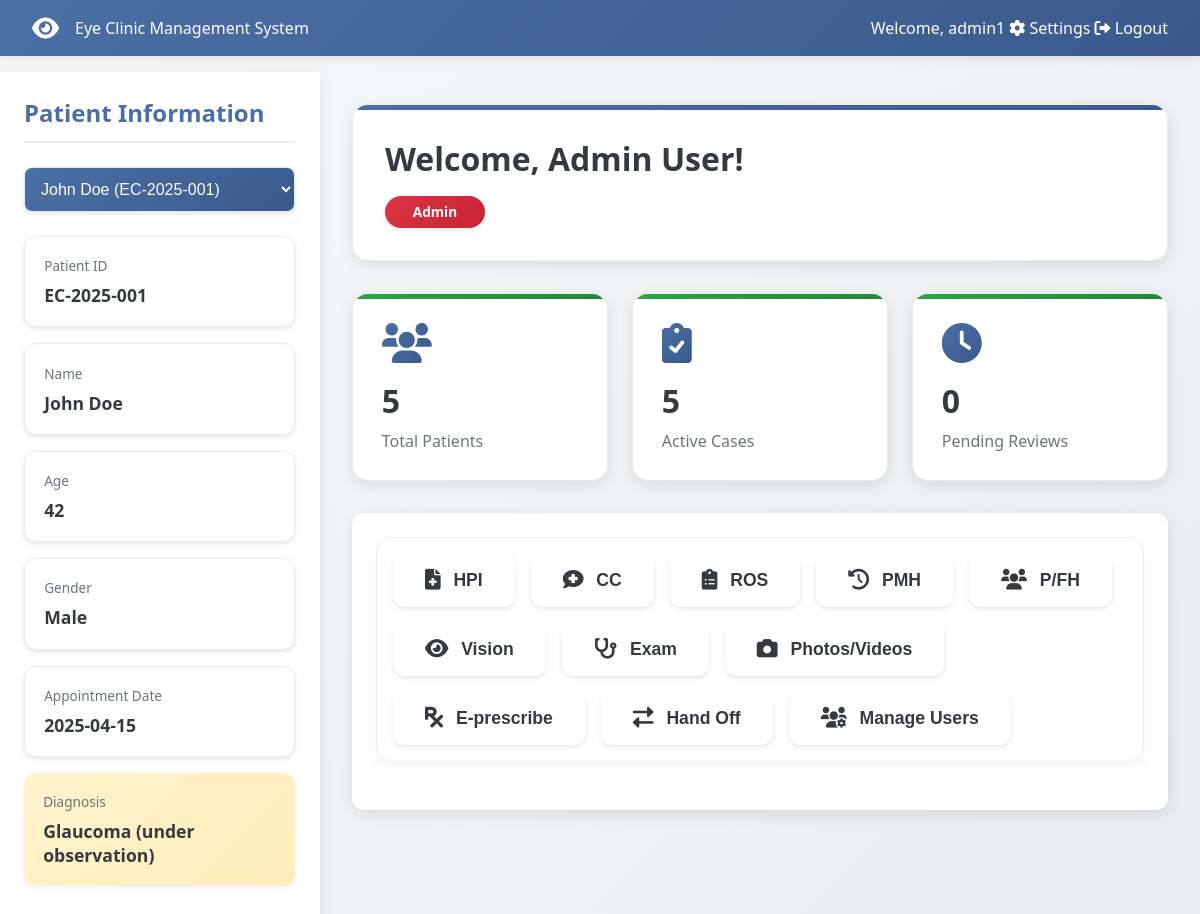
The page /dashboard (signed in) on the database its author committed.
### models.py (models this page shows, shortened)
class User(db.Model):
    id = db.Column(db.Integer, primary_key=True)
    username = db.Column(db.String(80), unique=True, nullable=False)
    email = db.Column(db.String(120), unique=True, nullable=False)
    password_hash = db.Column(db.String(120), nullable=False)
    role = db.Column(db.String(80), nullable=False)
    name = db.Column(db.String(120))
    status = db.Column(db.String(20), default='active')
    last_login = db.Column(db.DateTime, default=lambda: datetime.now(timezone.utc))
    custom_permissions = db.Column(db.String(500))  # Store tab permissions as comma-separated string
    created_at = db.Column(db.DateTime, default=lambda: datetime.now(timezone.utc))
    updated_at = db.Column(db.DateTime, default=lambda: datetime.now(timezone.utc), onupdate=lambda: datetime.now(timezone.utc))
    def get_custom_permissions(self):
        if self.custom_permissions:
            return self.custom_permissions.split(',')
        return []
    def to_dict(self):
        return {
            'id': self.id,
            'username': self.username,
            'role': self.role,
            'name': self.name,
            'status': self.status,
            'last_login': self.last_login.strftime('%Y-%m-%dT%H:%M:%S.%f') if self.last_login else None,
            'custom_permissions': self.get_custom_permissions(),
            'created_at': self.created_at.isoformat() if self.created_at else None,
            'updated_at': self.updated_at.isoformat() if self.updated_at else None
        }

class Patient(db.Model):
    id = db.Column(db.String(20), primary_key=True)
    name = db.Column(db.String(100), nullable=False)
    age = db.Column(db.Integer)
    gender = db.Column(db.String(10))
    appointment_date = db.Column(db.Date)
    diagnosis = db.Column(db.Text)
    created_at = db.Column(db.DateTime, default=datetime.utcnow)
    updated_at = db.Column(db.DateTime, default=datetime.utcnow, onupdate=datetime.utcnow)
    def to_dict(self):
        return {
            'id': self.id,
            'name': self.name,
            'age': self.age,
            'gender': self.gender,
            'appointment_date': self.appointment_date.isoformat() if self.appointment_date else None,
            'diagnosis': self.diagnosis,
            'created_at': self.created_at.isoformat() if self.created_at else None,
            'updated_at': self.updated_at.isoformat() if self.updated_at else None
        }

### app.py (the view)
@app.route('/dashboard')
@login_required
def dashboard():
    role = session['role']
    user = User.query.filter_by(username=session['username']).first()
    custom_permissions = user.get_custom_permissions() if user else []
    accessible_tabs = {}
    if custom_permissions:
        for tab in TAB_PERMISSIONS.keys():
            accessible_tabs[tab] = tab in custom_permissions
    else:
        for tab in TAB_PERMISSIONS.keys():
            accessible_tabs[tab] = role in TAB_PERMISSIONS[tab]
    role_stats = {
        'Admin': {
            'total_patients': Patient.query.count(),
            'active_cases': Patient.query.filter(Patient.diagnosis.isnot(None)).count(),
            'pending_reviews': Patient.query.filter(Patient.diagnosis.is_(None)).count()
        },
        'Doctor': {
            'patients_today': Patient.query.filter_by(appointment_date=datetime.now().date()).count(),
            'pending_reports': Patient.query.filter(Patient.diagnosis.is_(None)).count(),
            'prescriptions': 8  # This would come from a prescriptions table in a real app
        },
        'Nurse': {
            'assigned_patients': Patient.query.count(),
            'vitals_pending': 3,  # This would come from a vitals table in a real app
            'follow_ups': 4  # This would come from a follow-ups table in a real app
        },
        'Intern': {
            'observed_cases': 10,  # This would come from a cases table in a real app
            'assisted_cases': 5,
            'study_hours': 15
        },
        'Receptionist': {
            'appointments_today': Patient.query.filter_by(appointment_date=datetime.now().date()).count(),
            'check_ins': 15,  # This would come from a check-ins table in a real app
            'pending_calls': 4  # This would come from a calls table in a real app
        },
        'Pharmacist': {
            'prescriptions_pending': 12,  # This would come from a prescriptions table in a real app
            'completed_orders': 35,
            'inventory_alerts': 3
        }
    }
    can_view_patient_info = role in PATIENT_INFO_ACCESS
    current_patient = None
    if can_view_patient_info:
        current_patient = Patient.query.get(session.get('selected_patient_id'))
        if not current_patient:
            current_patient = Patient.query.first()
            if current_patient:
                session['selected_patient_id'] = current_patient.id
    all_users = User.query.all()
    received_handoffs = HandOff.query.filter_by(
        to_user_id=user.id,
        is_acknowledged=False
    ).order_by(HandOff.created_at.desc()).all()
    return render_template('dashboard.html',
                         username=session['username'],
                         name=user.name,
                         role=role,
                         current_user=user,
                         tabs=accessible_tabs,
                         stats=role_stats[role],
                         can_view_patient_info=can_view_patient_info,
                         patient_data=current_patient.to_dict() if current_patient else None,
                         all_patients=[p.to_dict() for p in Patient.query.all()] if can_view_patient_info else None,
                         users=[u.to_dict() for u in all_users],
                         received_handoffs=[h.to_dict() for h in received_handoffs])

### app.py (called while the page is built)
def login_required(f):
    @wraps(f)
    def decorated_function(*args, **kwargs):
        if 'username' not in session:
            flash('Please log in first.')
            return redirect(url_for('login'))
        return f(*args, **kwargs)
    return decorated_function

### templates/dashboard.html (shortened to what this page needs)
<!DOCTYPE html>
<html lang="en">
<head>
    <link rel="stylesheet" href="https://cdnjs.cloudflare.com/ajax/libs/font-awesome/6.0.0/css/all.min.css">
</head>
<body>
    <nav class="navbar">
        <div class="navbar-brand">
            <i class="fas fa-eye"></i>
            <span>Eye Clinic Management System</span>
        </div>
        <div class="navbar-right">
            <span>Welcome, {{ username }}</span>
            <a href="#" class="nav-button" onclick="showTab('Settings')">
                <i class="fas fa-cog"></i>
                Settings
            </a>
            <a href="{{ url_for('logout') }}" class="nav-button">
                <i class="fas fa-sign-out-alt"></i>
                Logout
            </a>
        </div>
    </nav>
    <div class="main-content">
        {% if can_view_patient_info %}
        <div class="patient-sidebar">
            <div class="patient-info">
                <h2>Patient Information</h2>
                <div class="patient-selector" style="margin-bottom: 1.5rem;">
                    <select id="patient-select" class="form-control" onchange="selectPatient(this.value)" style="width: 100%; padding: 0.75rem; border: 1px solid var(--border-color); border-radius: 8px; background-color: white; font-size: 1rem;">
                    {% for patient in all_patients %}
                        <option value="{{ patient.id }}" {% if patient.id == patient_data.id %}selected{% endif %}>
                            {{ patient.name }} ({{ patient.id }})
                        </option>
                    {% endfor %}
                </select>
            </div>
                {% if patient_data %}
                <div class="info-group">
                    <div class="info-label">Patient ID</div>
                    <div class="info-value">{{ patient_data.id }}</div>
                </div>
                <div class="info-group">
                    <div class="info-label">Name</div>
                    <div class="info-value">{{ patient_data.name }}</div>
                </div>
                <div class="info-group">
                    <div class="info-label">Age</div>
                    <div class="info-value">{{ patient_data.age }}</div>
                </div>
                <div class="info-group">
                    <div class="info-label">Gender</div>
                    <div class="info-value">{{ patient_data.gender }}</div>
                </div>
                <div class="info-group">
                    <div class="info-label">Appointment Date</div>
                    <div class="info-value">{{ patient_data.appointment_date }}</div>
                </div>
                <div class="diagnosis">
                    <div class="info-label">Diagnosis</div>
                    <div class="info-value">{{ patient_data.diagnosis }}</div>
                </div>
                {% else %}
                <div class="info-group">
                    <div class="info-value">No patient selected</div>
                </div>
                {% endif %}
            </div>
        </div>
        {% endif %}
        <div class="dashboard-container">
            <div class="welcome-card">
                <h1>Welcome, {{ name }}!</h1>
                <div class="role-badge role-{{ role }}">{{ role }}</div>
            </div>
            {% if role == 'Admin' %}
            <div class="stats-container">
                <div class="stat-card">
                    <i class="fas fa-users stat-icon"></i>
                    <div class="stat-value">{{ stats.total_patients }}</div>
                    <div class="stat-label">Total Patients</div>
            </div>
                <div class="stat-card">
                    <i class="fas fa-clipboard-check stat-icon"></i>
                    <div class="stat-value">{{ stats.active_cases }}</div>
                    <div class="stat-label">Active Cases</div>
                </div>
                <div class="stat-card">
                    <i class="fas fa-clock stat-icon"></i>
                    <div class="stat-value">{{ stats.pending_reviews }}</div>
                    <div class="stat-label">Pending Reviews</div>
                </div>
            </div>
            {% endif %}
            <div class="tabs-container">
                <div class="tab-buttons">
                    <button class="tab-button" data-tab="hpi">
                        <i class="fas fa-file-medical"></i> HPI
                            </button>
                    <button class="tab-button" data-tab="cc">
                        <i class="fas fa-comment-medical"></i> CC
                    </button>
                    <button class="tab-button" data-tab="ros">
                        <i class="fas fa-clipboard-list"></i> ROS
                    </button>
                    <button class="tab-button" data-tab="pmh">
                        <i class="fas fa-history"></i> PMH
                    </button>
                    <button class="tab-button" data-tab="pfh">
                        <i class="fas fa-users"></i> P/FH
                    </button>
                    <button class="tab-button" data-tab="vision">
                        <i class="fas fa-eye"></i> Vision
                    </button>
                    <button class="tab-button" data-tab="exam">
                        <i class="fas fa-stethoscope"></i> Exam
                    </button>
                    <button class="tab-button" data-tab="photos">
                        <i class="fas fa-camera"></i> Photos/Videos
                    </button>
                    <button class="tab-button" data-tab="eprescribe">
                        <i class="fas fa-prescription"></i> E-prescribe
                    </button>
                    <button class="tab-button" data-tab="handoff">
                        <i class="fas fa-exchange-alt"></i> Hand Off
                    </button>
                    {% if role == 'Admin' %}
                    <button class="tab-button" data-tab="manage-users">
                        <i class="fas fa-users-cog"></i> Manage Users
                        </button>
                    {% endif %}
                </div>
            </div>
        </div>
    </div>
</body>
</html>

### rows shown on the page
User: username "admin1", name "Admin User", role "Admin"
Patient: id "EC-2025-001", name "John Doe", gender "Male", diagnosis "Glaucoma (under observation)"

### other values the page prints
{{ patient_data.age }} "42"
{{ patient_data.appointment_date }} "2025-04-15"
{{ stats.total_patients }} "5"
{{ stats.active_cases }} "5"
{{ stats.pending_reviews }} "0"
form field value "John Doe (EC-2025-001)"
